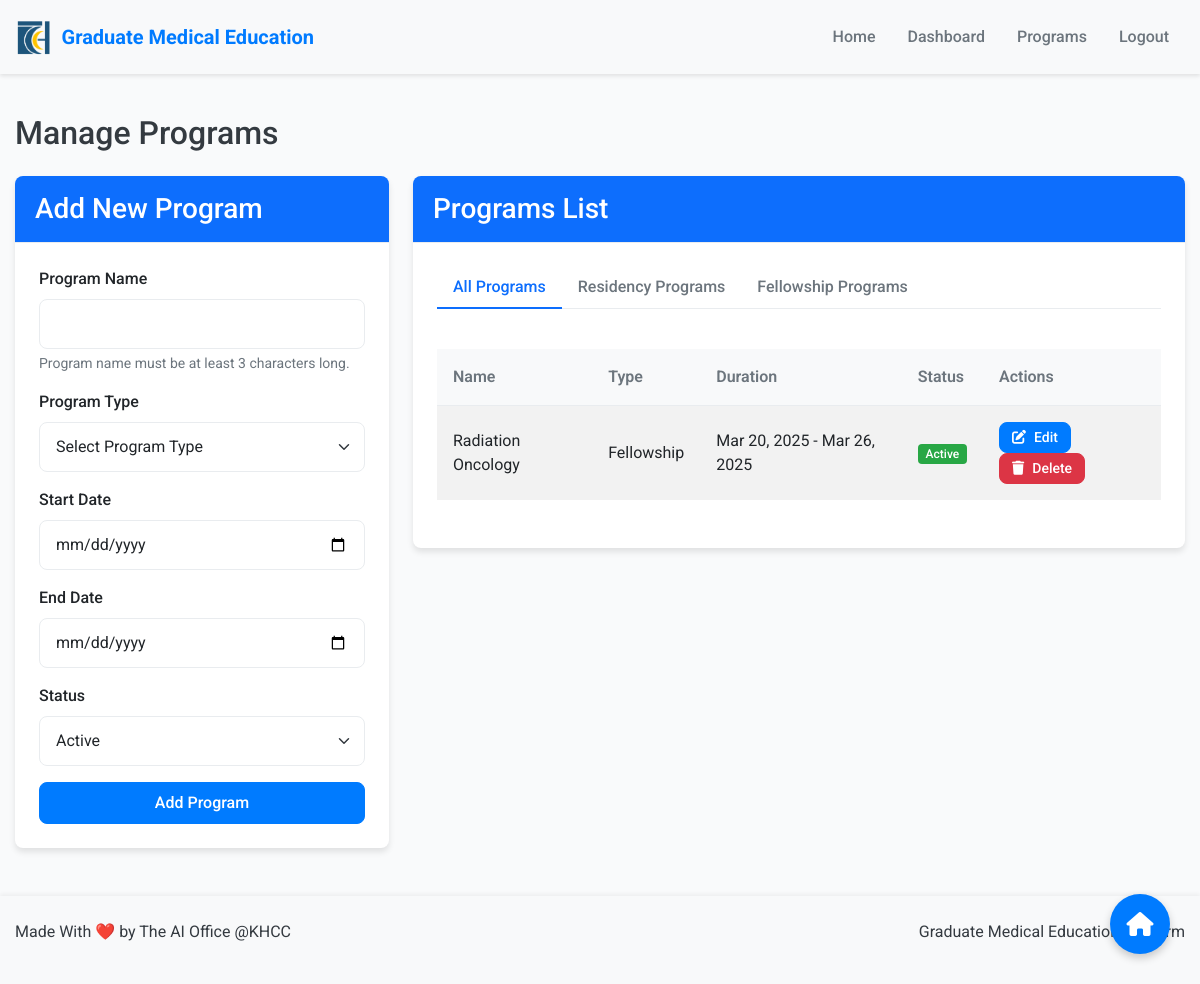
Page /manage-programs/ (signed in) on the committed database.
### users/models.py (models this page shows, shortened)
class Program(models.Model):
    PROGRAM_TYPE_CHOICES = (
        ('RESIDENCY', 'Residency'),
        ('FELLOWSHIP', 'Fellowship'),
    )
    STATUS_CHOICES = (
        ('ACTIVE', 'Active'),
        ('INACTIVE', 'Inactive'),
    )
    name = models.CharField(max_length=100, validators=[MinLengthValidator(3)])
    program_type = models.CharField(max_length=20, choices=PROGRAM_TYPE_CHOICES)
    start_date = models.DateField()
    end_date = models.DateField()
    status = models.CharField(max_length=10, choices=STATUS_CHOICES, default='ACTIVE')
    capacity = models.PositiveIntegerField(null=True, blank=True)

### users/views.py (the view)
    def _wrapped_view(request, *args, **kwargs):
        if not request.user.is_authenticated:
            return redirect('login')
        allowed = False
        view_name = request.resolver_match.url_name
        user_type = request.user.user_type
        role_access_map = {
            'dashboard': ['GME_STAFF'],
            'applicant_dashboard': ['APPLICANT'],
            'interviewer_dashboard': ['INTERVIEWER', 'PROGRAM_DIRECTOR'],
            'director_dashboard': ['PROGRAM_DIRECTOR'],
            'manage_programs': ['GME_STAFF'],
            'approve_staff': ['GME_STAFF'],
            'conduct_interview': ['INTERVIEWER', 'PROGRAM_DIRECTOR'],
            'view_interview_results': ['PROGRAM_DIRECTOR'],
            'submit_final_score': ['PROGRAM_DIRECTOR'],
            'director_bulk_update': ['PROGRAM_DIRECTOR'],
            'view_application': ['GME_STAFF'],
            'edit_program': ['GME_STAFF'],
            'delete_program': ['GME_STAFF'],
            'update_application_status': ['GME_STAFF'],
            'create_program': ['GME_STAFF'],
            'bulk_update_status': ['GME_STAFF'],
            'upload_scores': ['GME_STAFF'],
            'process_scores': ['GME_STAFF'],
            'export_applications': ['GME_STAFF'],
            'bulk_send_email': ['GME_STAFF'],
            'bulk_actions': ['GME_STAFF'],
            'edit_application': ['APPLICANT'],
            'submit_draft': ['APPLICANT']
        }
        if view_name in role_access_map:
            allowed = user_type in role_access_map[view_name]
        if not allowed:
            raise PermissionDenied("You don't have permission to access this page.")
        return view_func(request, *args, **kwargs)

### users/forms.py (shortened to what this page needs)
class ProgramForm(forms.ModelForm):
    class Meta:
        model = Program
        fields = ('name', 'program_type', 'start_date', 'end_date', 'status')
        widgets = {
            'start_date': forms.DateInput(attrs={'type': 'date'}),
            'end_date': forms.DateInput(attrs={'type': 'date'}),
        }

### users/views.py (called while the page is built)
@login_required
@check_role_access
def manage_programs(request):
    programs = Program.objects.all()
    if request.method == 'POST':
        form = ProgramForm(request.POST)
        if form.is_valid():
            form.save()
            messages.success(request, 'Program created successfully.')
            return redirect('manage_programs')
    else:
        form = ProgramForm()
    return render(request, 'users/manage_programs.html', {'form': form, 'programs': programs})

### users/templates/users/manage_programs.html (shortened to what this page needs)
{% extends 'users/base.html' %}
{% block content %}
<h2 class="mb-4">Manage Programs</h2>
<div class="row">
    <div class="col-md-4">
        <div class="card">
            <div class="card-header bg-primary text-white">
                <h3 class="mb-0">Add New Program</h3>
            </div>
            <div class="card-body">
                <form method="post" novalidate>
                    <div class="mb-3">
                        <label for="id_name" class="form-label">Program Name</label>
                        <input type="text" name="name" id="id_name" class="form-control {% if form.name.errors %}is-invalid{% endif %}" required minlength="3">
                        <div class="form-text">Program name must be at least 3 characters long.</div>
                    </div>
                    <div class="mb-3">
                        <label for="id_program_type" class="form-label">Program Type</label>
                        <select name="program_type" id="id_program_type" class="form-select {% if form.program_type.errors %}is-invalid{% endif %}" required>
                            <option value="" selected>Select Program Type</option>
                        </select>
                    </div>
                    <div class="mb-3">
                        <label for="id_start_date" class="form-label">Start Date</label>
                        <input type="date" name="start_date" id="id_start_date" class="form-control {% if form.start_date.errors %}is-invalid{% endif %}" required>
                    </div>
                    <div class="mb-3">
                        <label for="id_end_date" class="form-label">End Date</label>
                        <input type="date" name="end_date" id="id_end_date" class="form-control {% if form.end_date.errors %}is-invalid{% endif %}" required>
                    </div>
                    <div class="mb-3">
                        <label for="id_status" class="form-label">Status</label>
                        <select name="status" id="id_status" class="form-select {% if form.status.errors %}is-invalid{% endif %}" required>
                            {% for value, text in form.status.field.choices %}
                                <option value="{{ value }}" {% if value == 'ACTIVE' %}selected{% endif %}>{{ text }}</option>
                            {% endfor %}
                        </select>
                    </div>
                    <div class="d-grid gap-2">
                        <button type="submit" class="btn btn-primary">Add Program</button>
                    </div>
                </form>
            </div>
        </div>
    </div>
    <div class="col-md-8">
        <div class="card">
            <div class="card-header bg-primary text-white">
                <h3 class="mb-0">Programs List</h3>
            </div>
            <div class="card-body">
                <ul class="nav nav-tabs mb-3" id="programTabs" role="tablist">
                    <li class="nav-item" role="presentation">
                        <button class="nav-link active" id="all-tab" data-bs-toggle="tab" data-bs-target="#all" type="button" role="tab" aria-controls="all" aria-selected="true">
                            All Programs
                        </button>
                    </li>
                    <li class="nav-item" role="presentation">
                        <button class="nav-link" id="residency-tab" data-bs-toggle="tab" data-bs-target="#residency" type="button" role="tab" aria-controls="residency" aria-selected="false">
                            Residency Programs
                        </button>
                    </li>
                    <li class="nav-item" role="presentation">
                        <button class="nav-link" id="fellowship-tab" data-bs-toggle="tab" data-bs-target="#fellowship" type="button" role="tab" aria-controls="fellowship" aria-selected="false">
                            Fellowship Programs
                        </button>
                    </li>
                </ul>
                <div class="tab-content" id="programTabsContent">
                    <div class="tab-pane fade show active" id="all" role="tabpanel" aria-labelledby="all-tab">
                        {% if programs %}
                            <div class="table-responsive">
                                <table class="table table-striped table-hover">
                                    <thead class="table-primary">
                                        <tr>
                                            <th>Name</th>
                                            <th>Type</th>
                                            <th>Duration</th>
                                            <th>Status</th>
                                            <th>Actions</th>
                                        </tr>
                                    </thead>
                                    <tbody>
                                        {% for program in programs %}
                                            <tr>
                                                <td>{{ program.name }}</td>
                                                <td>{{ program.get_program_type_display }}</td>
                                                <td>{{ program.start_date|date:"M d, Y" }} - {{ program.end_date|date:"M d, Y" }}</td>
                                                <td>
                                                    <span class="badge {% if program.status == 'ACTIVE' %}bg-success{% else %}bg-danger{% endif %}">
                                                        {{ program.get_status_display }}
                                                    </span>
                                                </td>
                                                <td>
                                                    <a href="{% url 'edit_program' program.id %}" class="btn btn-sm btn-primary">
                                                        <i class="fas fa-edit"></i> Edit
                                                    </a>
                                                    <a href="{% url 'delete_program' program.id %}" class="btn btn-sm btn-danger">
                                                        <i class="fas fa-trash"></i> Delete
                                                    </a>
                                                </td>
                                            </tr>
                                        {% endfor %}
                                    </tbody>
                                </table>
                            </div>
                        {% else %}
                            <div class="alert alert-info">
                                <i class="fas fa-info-circle me-2"></i>No programs available.
                            </div>
                        {% endif %}
                    </div>
                </div>
            </div>
        </div>
    </div>
</div>
{% endblock %}

### static/css/style.css (style rules this page uses)
:root { --primary-color: #007bff; --primary-light: #e6f2ff; --secondary-color: #6c757d; --success-color: #28a745; --danger-color: #dc3545; --warning-color: #ffc107; --info-color: #17a2b8; --light-color: #f8f9fa; --dark-color: #343a40; --white-color: #ffffff; --border-color: #e9ecef; --shadow-sm: 0 0.125rem 0.25rem rgba(0, 0, 0, 0.075); --shadow-md: 0 0.5rem 1rem rgba(0, 0, 0, 0.1); --shadow-lg: 0 1rem 3rem rgba(0, 0, 0, 0.15); --border-radius: 0.5rem; --transition: all 0.3s ease; --font-family: 'Roboto', sans-serif; }
body { font-family: var(--font-family); background-color: #f9fafb; color: var(--dark-color); min-height: 100vh; display: flex; flex-direction: column; }
.nav-link { font-weight: 500; color: var(--secondary-color) !important; padding: 0.5rem 1rem !important; transition: var(--transition); }
.nav-link.active { color: var(--primary-color) !important; border-bottom: 2px solid var(--primary-color); }
.card { border: none; border-radius: var(--border-radius); box-shadow: var(--shadow-sm); transition: var(--transition); margin-bottom: 1.5rem; overflow: hidden; }
.card-header { background-color: var(--white-color); border-bottom: 1px solid var(--border-color); padding: 1rem 1.25rem; font-weight: 600; }
.card-header.bg-primary { background-color: var(--primary-color) !important; color: var(--white-color); }
.card-body { padding: 1.5rem; }
.table { margin-bottom: 0; }
.table thead th { background-color: var(--light-color); border-bottom: 1px solid var(--border-color); font-weight: 600; color: var(--secondary-color); padding: 1rem; white-space: nowrap; }
.table tbody td { padding: 1rem; vertical-align: middle; border-bottom: 1px solid var(--border-color); }
.table tbody tr:last-child td { border-bottom: none; }
.table tbody tr { transition: var(--transition); }
.nav-tabs { border-bottom: 1px solid var(--border-color); margin-bottom: 1.5rem; }
.nav-tabs .nav-link { border: none; border-bottom: 2px solid transparent; border-radius: 0; padding: 0.75rem 1.25rem; font-weight: 500; color: var(--secondary-color); transition: var(--transition); }
.nav-tabs .nav-link.active { border-color: var(--primary-color); color: var(--primary-color); background-color: transparent; }
.tab-content { padding: 1.5rem 0; }
.form-label { font-weight: 500; margin-bottom: 0.5rem; display: block; }
.form-control { border: 1px solid var(--border-color); border-radius: var(--border-radius); padding: 0.75rem 1rem; transition: var(--transition); }
.form-select { border: 1px solid var(--border-color); border-radius: var(--border-radius); padding: 0.75rem 1rem; transition: var(--transition); }
.form-text { font-size: 0.875rem; color: var(--secondary-color); margin-top: 0.25rem; }
.btn { border-radius: var(--border-radius); padding: 0.5rem 1.25rem; font-weight: 500; transition: var(--transition); display: inline-flex; align-items: center; justify-content: center; gap: 0.5rem; }
.btn-primary { background-color: var(--primary-color); border-color: var(--primary-color); }
.btn-danger { background-color: var(--danger-color); border-color: var(--danger-color); }
.btn-sm { padding: 0.25rem 0.75rem; font-size: 0.875rem; }
.badge { padding: 0.35em 0.65em; font-weight: 500; border-radius: 0.25rem; }
.bg-primary { background-color: var(--primary-color) !important; }
.bg-success { background-color: var(--success-color) !important; }

### users/templates/users/base.html (style rules this page uses)
:root { --primary-color: #0d6efd; --secondary-color: #6c757d; --khcc-color: #007bff; }
body { min-height: 100vh; display: flex; flex-direction: column; }
.card { box-shadow: 0 4px 6px rgba(0, 0, 0, 0.1); transition: transform 0.3s ease; margin-bottom: 1.5rem; }
.btn-primary { background-color: var(--khcc-color); border-color: var(--khcc-color); }

### rows in the picture
Program: name "Radiation Oncology", program_type "Fellowship", start_date "Mar 20, 2025", end_date "Mar 26, 2025", status "Active"

### other values in the picture
form field status "Active"
